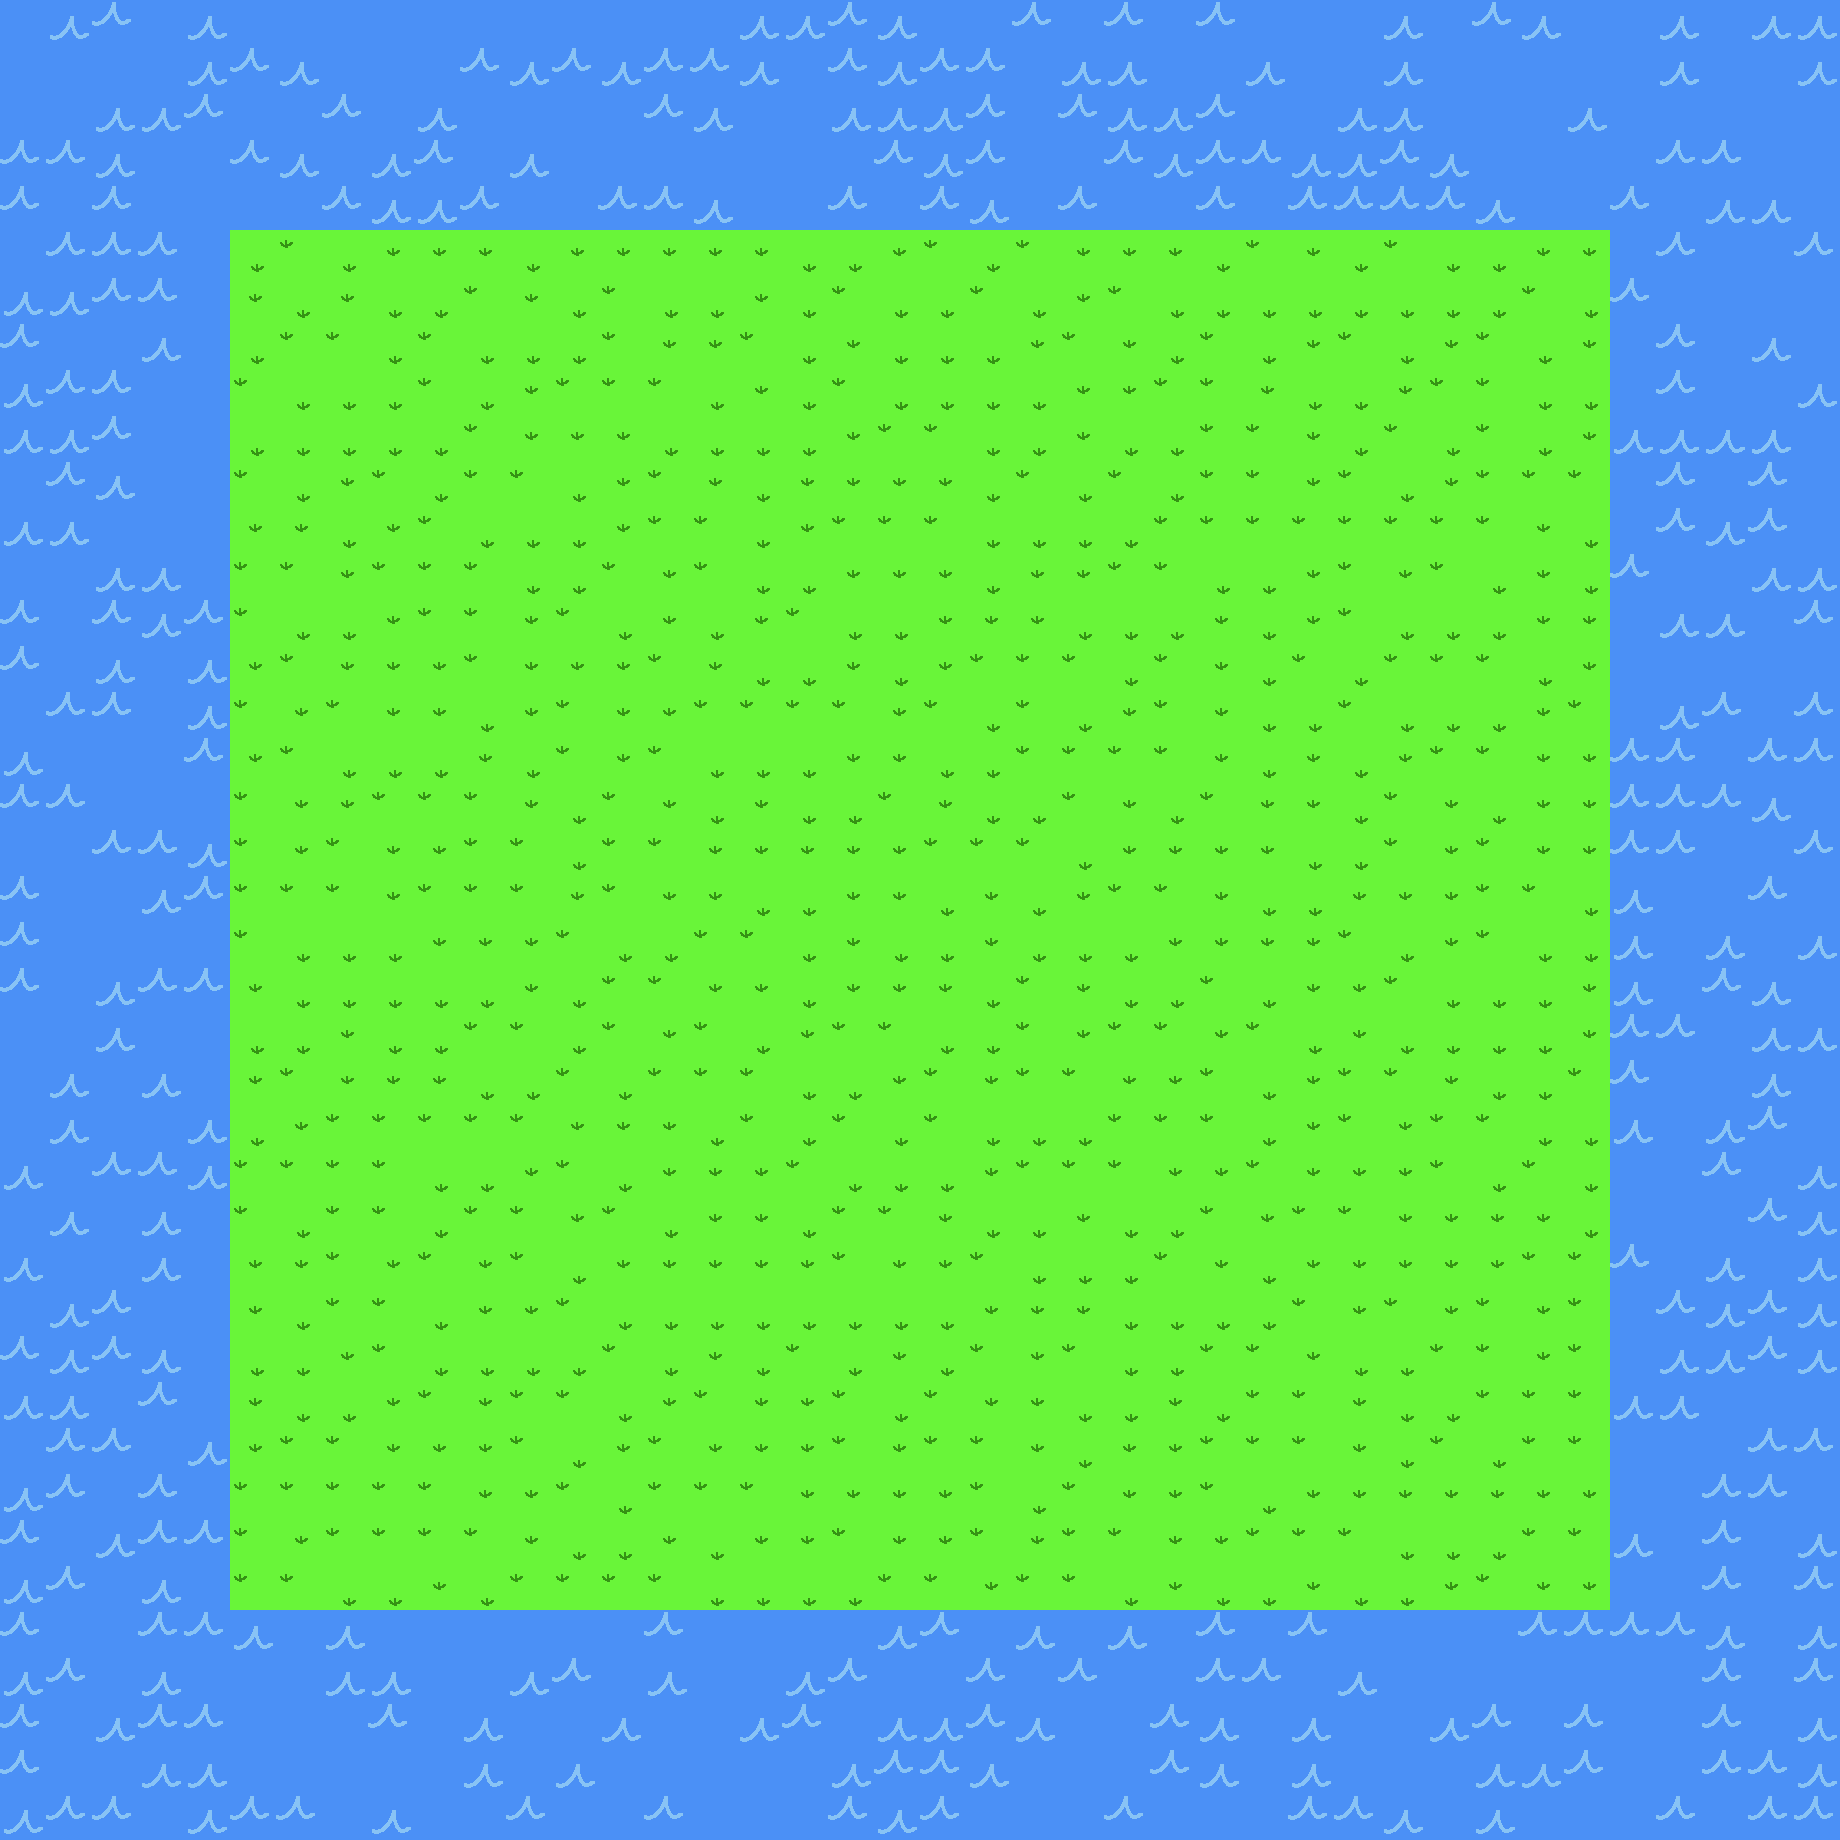

A level layout from a 2D game, rendered from its tile map. Below: a short description, then the map file with tile-grid data replaced by summaries:
An orthogonal 40x40 tile map with 46x46 px tiles, 1 tile layer (Tile Layer 1), 1 hidden layer not drawn.

<map version="1.0" orientation="orthogonal" renderorder="right-down" width="40" height="40" tilewidth="46" tileheight="46">
 <tileset firstgid="1" name="Tileset" tilewidth="46" tileheight="46">
  <image source="Tileset.png" width="800" height="600" />
  <tile id="0">
   <properties>
    <property name="blocked" value="true" />
   </properties>
  </tile>
  <tile id="1">
   <properties>
    <property name="blocked" value="true" />
   </properties>
  </tile>
  <tile id="17">
   <properties>
    <property name="blocked" value="true" />
   </properties>
  </tile>
  <tile id="18">
   <properties>
    <property name="blocked" value="true" />
   </properties>
  </tile>
  <tile id="19">
   <properties>
    <property name="blocked" value="true" />
   </properties>
  </tile>
 </tileset>
 <layer name="Tile Layer 1" width="40" height="40">
  <data>[1600 cells, 1600 non-empty, 7 distinct tile ids]</data>
 </layer>
 <layer name="Collideable" width="40" height="40" visible="0">
  <data>[1600 cells, 160 non-empty, 5 distinct tile ids]</data>
 </layer>
</map>